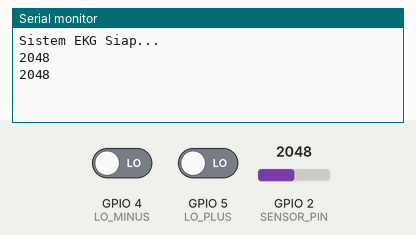
The sketch below on a simulated ESP32. Parts: the last lines printed to the serial monitor. The test bench sets the inputs (shaded band); at power-on: GPIO 2 (SENSOR_PIN) = 2048, GPIO 4 (LO_MINUS) LOW, GPIO 5 (LO_PLUS) LOW.

Above: at 1.8 s.
1.9 s: GPIO 2 (SENSOR_PIN) set to 2866
At 2.8 s:
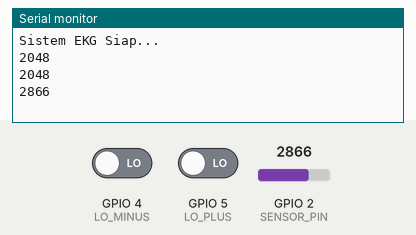
3.4 s: GPIO 4 (LO_MINUS) driven HIGH
At 4.8 s:
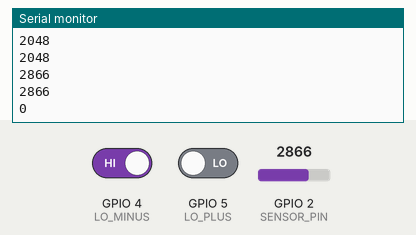
Timing chart, 0 to 6.4 s (numbered marks = the images above; inputs shaded):
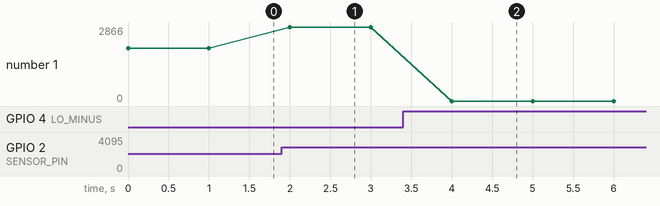

The sketch:

ECG.ino
```cpp
#include <Arduino.h>

// --- KONFIGURASI PIN TERBAIK UNTUK ESP32 ---
#define SENSOR_PIN 2  // Pin VP (Analog Input paling sensitif & bersih)
#define LO_MINUS   4  // Pin RX2 (Leads Off -)
#define LO_PLUS    5  // Pin TX2 (Leads Off +)

void setup() {
  // Gunakan 115200 agar data real-time dan mulus
  Serial.begin(115200);

  pinMode(SENSOR_PIN, INPUT);
  pinMode(LO_MINUS, INPUT);
  pinMode(LO_PLUS, INPUT);

  Serial.println("Sistem EKG Siap...");
}

void loop() {
  // Cek apakah sensor lepas (Leads Off Detection)
  if ((digitalRead(LO_MINUS) == 1) || (digitalRead(LO_PLUS) == 1)) {
    // Jika lepas, kirim angka 0.
    // Ini membuat grafik di Serial Plotter menjadi garis datar di bawah.
    Serial.println(0);
  } else {
    // Jika sensor menempel, baca data analog dari pin 36
    Serial.println(analogRead(SENSOR_PIN));
  }

  // Delay 10ms sudah cukup cepat (100Hz) untuk EKG,
  // delay(1) terlalu cepat dan bisa membanjiri serial plotter.
  delay(1000);
}
```

Measured:
- after the input at 1.9 s, the serial monitor: prints a new line after 0.10 s (image 1)
- after the input at 3.4 s, the serial monitor: prints a new line after 0.60 s (image 2)
- plotted number 1: 2048 → 2866 after the input at 1.9 s, 2866 → 0 after the input at 3.4 s
